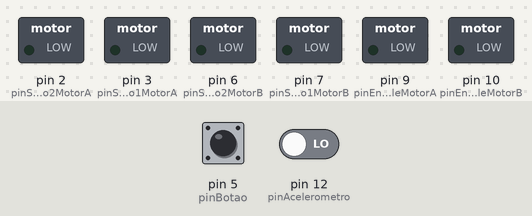
Recording of a sketch running on a simulated Arduino Uno, built with avr-gcc and run on an emulated ATmega328P. Parts: switched loads named in the sketch (green lamp = pin HIGH). The inputs (shaded band) are chosen by the test bench; at power-on: pin 5 (pinBotao) HIGH, pin 12 (pinAcelerometro) LOW.

Above: at 1.2 s.
1.3 s: pin 5 (pinBotao) pulled LOW for 0.15 s
At 2.5 s:
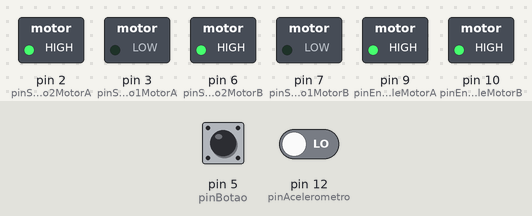
2.9 s: pin 5 (pinBotao) pulled LOW for 1 s
At 3.8 s:
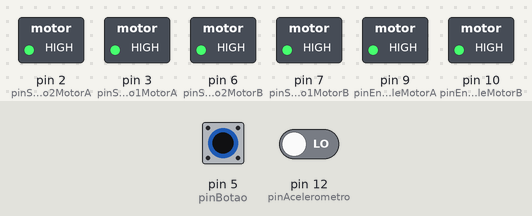
5.4 s: pin 5 (pinBotao) pulled LOW for 0.15 s
At 5.7 s:
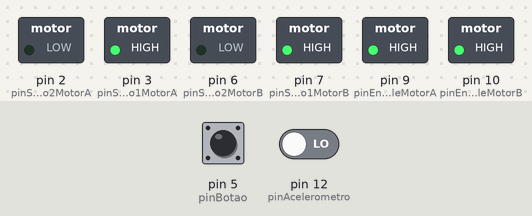
7.0 s: pin 5 (pinBotao) pulled LOW for 3.2 s
At 8.2 s:
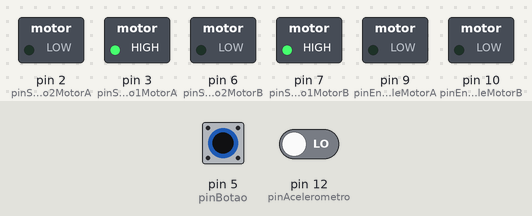
Timing chart, 0 to 10.0 s (numbered marks = the images above; inputs shaded):
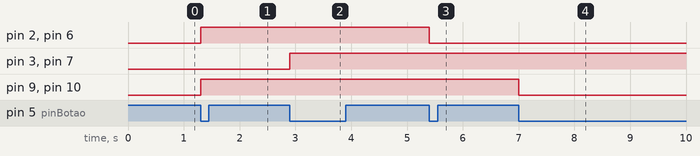

The sketch:

acelerometro.ino
```cpp
//------------------------------------------------------------------
// Hugo Rafael de Lima
// acelerometro através de botão
// obs.: duas rodas ligadas também por um botão
//------------------------------------------------------------------
// DEFINIÇÕES

//pinos que ligam as rodas aqui
//como eu quero que elas sejam ligadas juntas
//vou passar o mesmo pino pra ser lido
#define pinBotao 5

//pino que vai olhar o botão substitutivo do potenciometro
#define pinAcelerometro 12

//os pinos novos que estavam tampados quando a vel era fixa
#define pinEnableMotorA 9      //Porta Digital PWM~
#define pinEnableMotorB 10     //Porta Digital PWM~

//pinos que vão para o motor A
#define pinSentido1MotorA 3
#define pinSentido2MotorA 2

//pinos que vão para o motor B
#define pinSentido1MotorB 7
#define pinSentido2MotorB 6

//------------------------------------------------------------------
// CONFIGURANDO ESTADOS DOS BOTÕES

// parando pra entender essa parte
// percebi que o estado atual depende do estado anterior
// fazendo uma tabela pra chechar isso e definir o sentido atual:

// ant + atual = sentido
// true + true = off
// true + false = on (ré)
// false + true = on (frente)
// reinicio os dois pra true e repito os 3 estados

byte estadoA = 0;
bool estadoBotaoA = true;
bool estadoAntBotaoA = true;
unsigned long delayBotaoA;

byte estadoB = 0;
bool estadoBotaoB = true;
bool estadoAntBotaoB = true;
unsigned long delayBotaoB;

// vou repetir o processo e criar estados do botao
// pro meu potenciometro ser um acelerometro

bool estadoAcel = true;
bool estadoAntAcel = true;

//------------------------------------------------------------------
// CONFIGURANDO ESTADOS DOS BOTÕES TAMBÉM

void setup() {
  pinMode(pinBotao, INPUT_PULLUP);
  pinMode(pinBotao, INPUT_PULLUP);
  pinMode(pinEnableMotorA, OUTPUT);
  pinMode(pinEnableMotorB, OUTPUT);

  pinMode(pinSentido1MotorA, OUTPUT);
  pinMode(pinSentido2MotorA, OUTPUT);
  pinMode(pinSentido1MotorB, OUTPUT);
  pinMode(pinSentido2MotorB, OUTPUT);
}

//------------------------------------------------------------------
// DEFININDO PROCESSOS ATRAVÉS DOS BOTÕES

void loop() {

  //----------------------------------------------------------------
  // aqui vamos configurar basicamente os 3 estados do botão A

  estadoBotaoA = digitalRead(pinBotao);

  if(not estadoBotaoA and estadoAntBotaoA){

     if( (millis() - delayBotaoA) > 20){
        estadoA++;
        if (estadoA > 3) estadoA = 0;
        delayBotaoA = millis();
     }

  }else if(estadoBotaoA != estadoAntBotaoA) delayBotaoA = millis();

  estadoAntBotaoA = estadoBotaoA;

  //----------------------------------------------------------------
  // aqui vamos configurar basicamente os 3 estados do botão B

  estadoBotaoB = digitalRead(pinBotao);

  if(not estadoBotaoB and estadoAntBotaoB){

     if( (millis() - delayBotaoB) > 20){
        estadoB++;
        if (estadoB > 3) estadoB = 0;
        delayBotaoB = millis();
     }

  }else if(estadoBotaoB != estadoAntBotaoB) delayBotaoB = millis();


  estadoAntBotaoB = estadoBotaoB;

  //----------------------------------------------------------------

  if(estadoA == 0){

     analogWrite(pinEnableMotorA, 0);
     analogWrite(pinEnableMotorB, 0);

  }else if(estadoA == 2){

     analogWrite(pinEnableMotorA, 255);
     digitalWrite(pinSentido1MotorA, HIGH);
     digitalWrite(pinSentido2MotorA, HIGH);

     analogWrite(pinEnableMotorB, 255);
     digitalWrite(pinSentido1MotorB, HIGH);
     digitalWrite(pinSentido2MotorB, HIGH);

  }else{

    int velAcelerometro = 31;

    estadoAcel = digitalRead(pinAcelerometro);

    if(estadoAcel != estadoAntAcel){

      velAcelerometro += 32;
      if(velAcelerometro > 255) velAcelerometro = 31;
      estadoAntAcel = estadoAcel;

    }

    digitalWrite( pinEnableMotorA, velAcelerometro);
    digitalWrite( pinEnableMotorB, velAcelerometro);

     if (estadoA == 1) {

        digitalWrite(pinSentido1MotorA, LOW);
        digitalWrite(pinSentido2MotorA, HIGH);
        digitalWrite(pinSentido1MotorB, LOW);
        digitalWrite(pinSentido2MotorB, HIGH);

     }else{ // estadoA == 3

        digitalWrite(pinSentido1MotorA, HIGH);
        digitalWrite(pinSentido2MotorA, LOW);
        digitalWrite(pinSentido1MotorB, HIGH);
        digitalWrite(pinSentido2MotorB, LOW);

     }
  }

  //----------------------------------------------------------------

}

//------------------------------------------------------------------
```

Measured:
- after the input at 1.3 s, pin 2 (pinSentido2MotorA), pin 6 (pinSentido2MotorB), pin 9 (pinEnableMotorA), pin 10 (pinEnableMotorB): LOW → HIGH at once
- after the input at 2.9 s, pin 3 (pinSentido1MotorA), pin 7 (pinSentido1MotorB): LOW → HIGH at once
- after the input at 5.4 s, pin 2 (pinSentido2MotorA), pin 6 (pinSentido2MotorB): HIGH → LOW at once
- after the input at 7.0 s, pin 9 (pinEnableMotorA), pin 10 (pinEnableMotorB): HIGH → LOW at once
